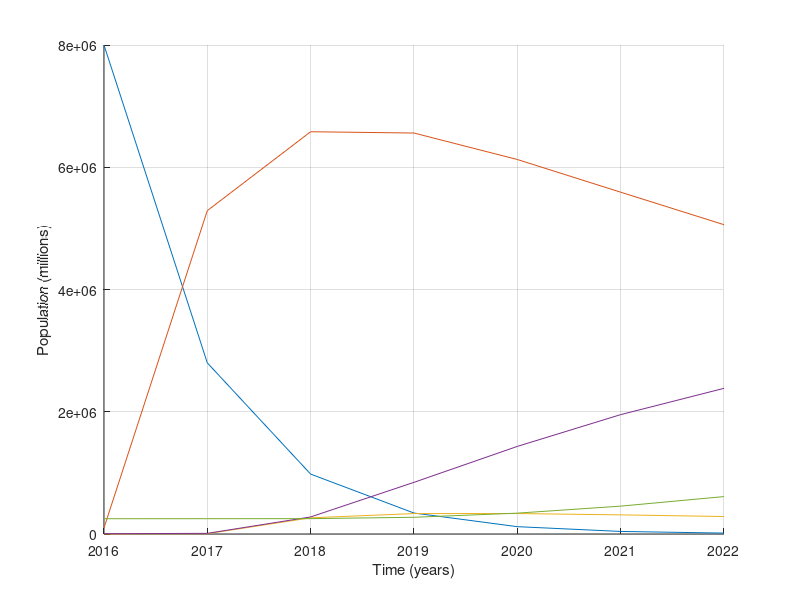

The MATLAB script that drew this image: (Note: this script raises an error after producing the figure.)
% % The present code was developed to obtain the main results and graphs of
% a markov chain model for inmigration of population in some countries of
% Latinamerica, using a discrete absorbant-transient chain with
% probabilities similar to the real transition of persons between borders.
% The states of chain are defined as V (Venezuela), C (Colombia), G (Guatemala)
% M (Mexico) and U (United States). 

% ----------------------------------------------------------------------------------------------------------------------------------------------------------
 
% Definition of probabilities

Pvc = 0.65;                                                                % Probability of a person to go from Venezuela to Colombia. 
Pcg = 0.05;                                                                % Probability of a person to go from Colombia to Guatemala.     
Pcm = 0.05;                                                                % Probability of a person to go from Colombia to Mexico.
Pgm = 0.98;                                                                % Probability of a person to go from Guatemala to Mexico. 
Pmu = 0.08;                                                                % Probability of a person to go from Mexico to United States.

% Last probabilities was defined taking into account the migration
% bureaucracy in border lines of each country. 

% ----------------------------------------------------------------------------------------------------------------------------------------------------------
 
% Building transition matrix

M = [1-Pvc 0 0 0 0; 
    Pvc 1-Pcg-Pcm 0 0 0; 
    0 Pcg 1-Pgm 0 0; 
    0 Pcm Pgm 1-Pmu 0; 
    0 0 0 Pmu 1];

% To verify that transition matrix is correct, uncomment the following line 
% to check summation of columns  
%sum(M)

% ----------------------------------------------------------------------------------------------------------------------------------------------------------
 
% Definition of population vector (V,C,G,M,U)

n = [8000000; 100000; 1000; 5000; 250000];                                       
  
% Initial inmigrant population of venezuelans in each country in 2016. 
% That values are closed to real inmigration data from diferent
% countries resources. 

% ----------------------------------------------------------------------------------------------------------------------------------------------------------
 
% Evolution of vector population in time from 2016 (economic crisis) to 2022 

H = [n];                                                                   % History matrix with each column the new population state from left to right.
T = [2016];                                                                % History of time steps.
for i=2017:2022
    nt = M*n;
    n = nt;
    H = [H nt];
    T = [T i];
end

% ----------------------------------------------------------------------------------------------------------------------------------------------------------
 
% Graphs of states for las 6 years

figure;
set(gcf,'position',[10,10,1200,800]);

hold on;

plot(T,H(1,:));
plot(T,H(2,:));
plot(T,H(3,:));
plot(T,H(4,:));
plot(T,H(5,:));
xlabel('Time (years)');
ylabel('Population (millions)');
grid;

hold off;

legend({'Venezuela','Colombia','Guatemala','Mexico','United States'},Location="north");

% For export the graph to a png file, uncomment the next line   
print('Migration_evolution','-dpng');

% For 2022, population obtained for United States, Guatemala and Colombia 
% through Markov chain model is closed to oficial statistic of those
% countries. 




















